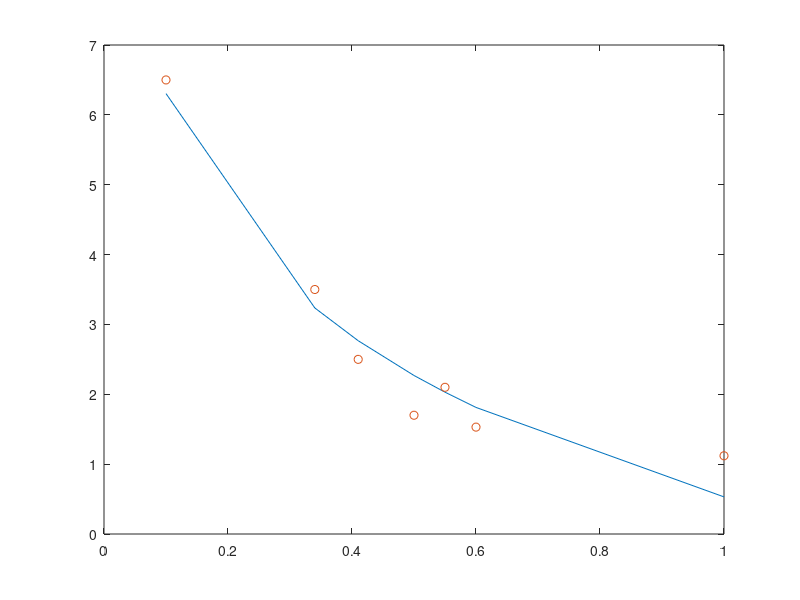

MATLAB code for this plot:
x=[0.1 0.34 0.41 0.5 0.55 0.6 1.0]
y=[6.5 3.5 2.5 1.7 2.1 1.53 1.12]
p = polyfit(log(x),y,1)
py = p(1) * log(x) + p(2)
plot(x, py, x, y, 'o')